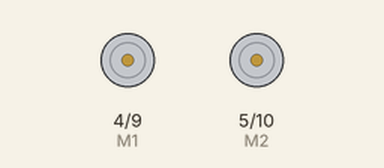
Simulated run of this sketch. Board: Arduino Uno, built with avr-gcc and run on an emulated ATmega328P. On the bench: direction and speed pins drawn as motors (green arrow = direction pin HIGH = forward, orange = LOW = backward, longer = more drive).

Above: at 0.05 s.
At 1.25 s:
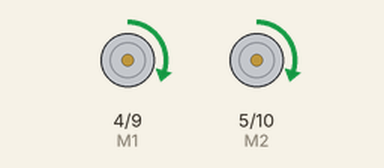
At 2.55 s:
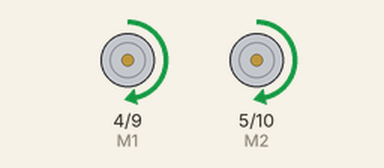
At 5.15 s:
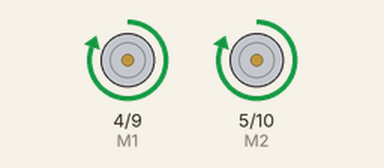
Timing chart, 0 to 6.0 s (numbered marks = the images above):
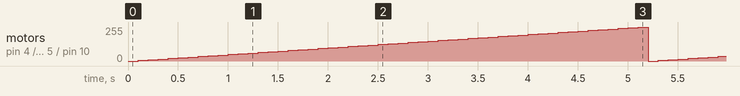

The sketch:

uk1122_code_test.ino
```cpp
int E1 = 9;

int M1 = 4;
int E2 = 10;
int M2 = 5;

void setup()
{
 pinMode(M1, OUTPUT);
 pinMode(M2, OUTPUT);
}

void loop()
{
 int value;
 for(value = 0 ; value <= 255; value+=5)
 {
 digitalWrite(M1,HIGH);
 digitalWrite(M2, HIGH);
 analogWrite(E1, value); //PWM Speed Control
 analogWrite(E2, value); //PWM Speed Control
 delay(100);
 }
}
```

Measured:
- by itself, motor on pin 4 (M1) / pin 9 (E1): moves between stopped and forward 255/255, repeating every 15.6 s
- by itself, motor on pin 5 (M2) / pin 10 (E2): stopped → forward 5/255 at 0.10 s, → forward 10/255 0.10 s later, → forward 15/255 0.10 s later, → forward 20/255 0.10 s later, … (399 changes in this stretch)
